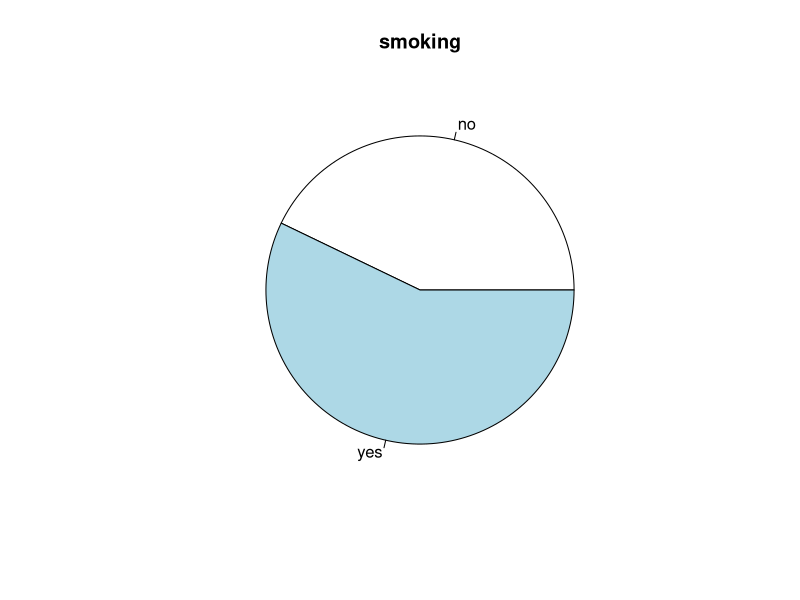
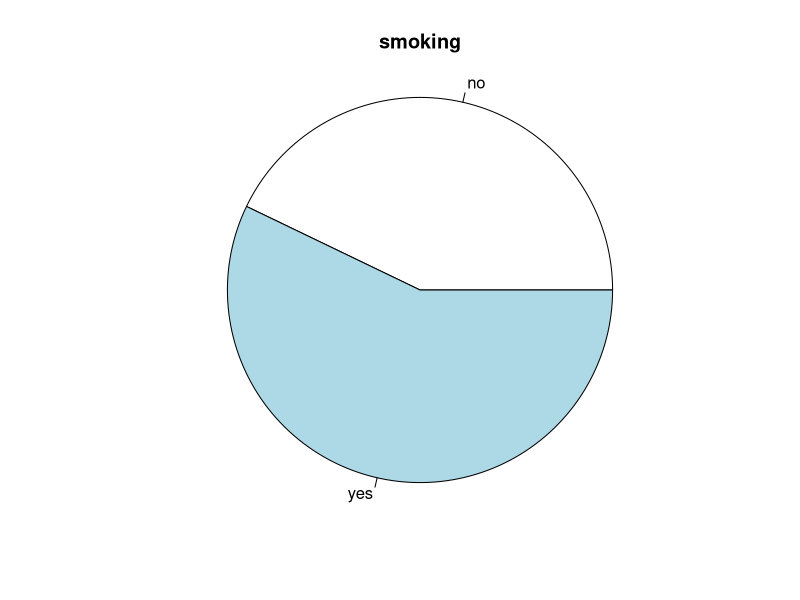
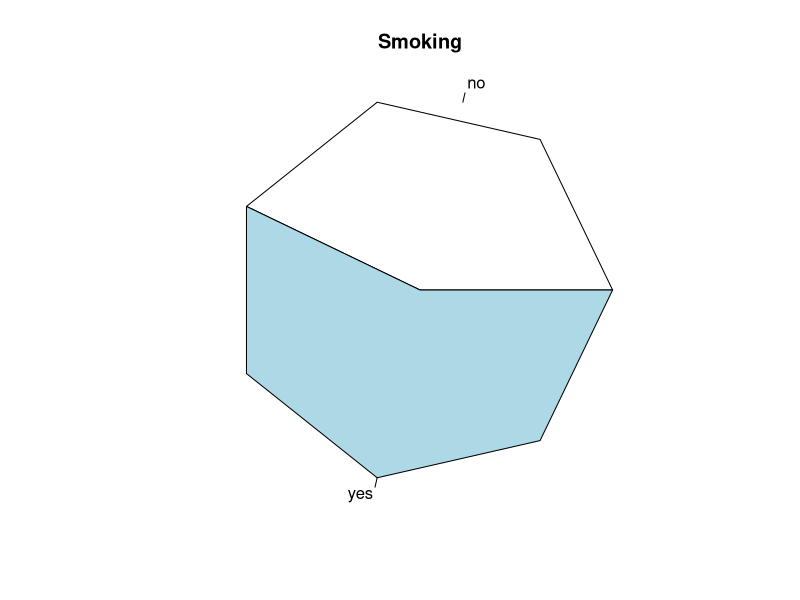
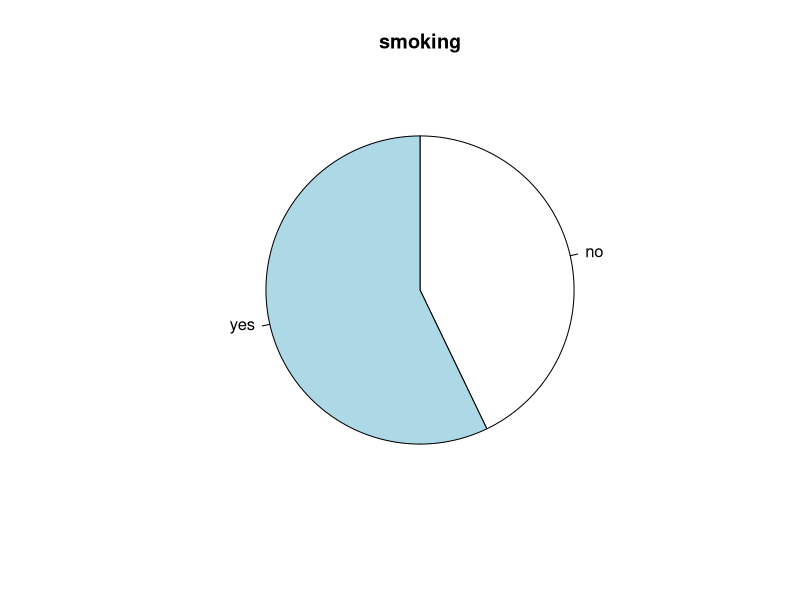
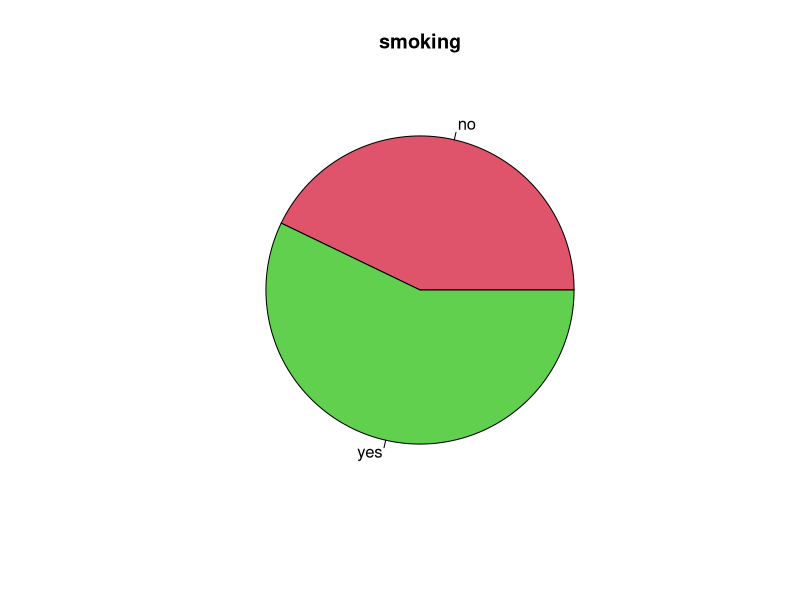
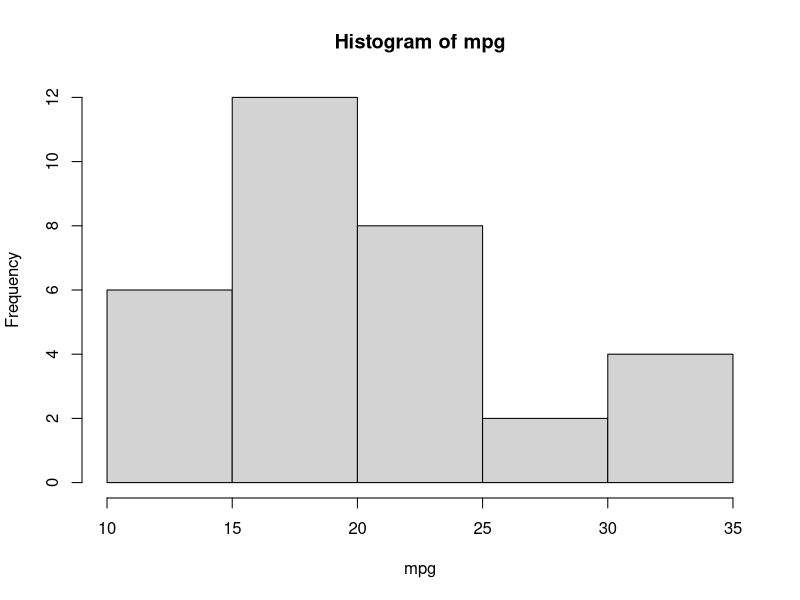
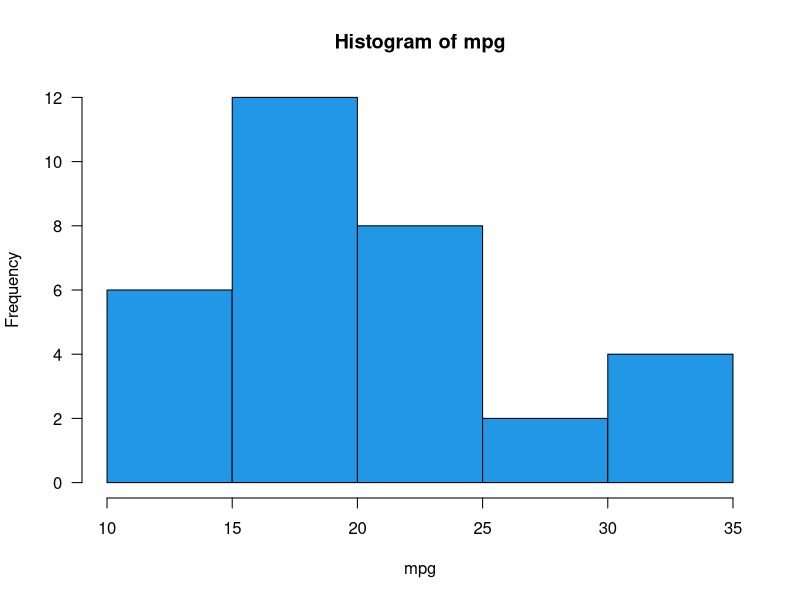
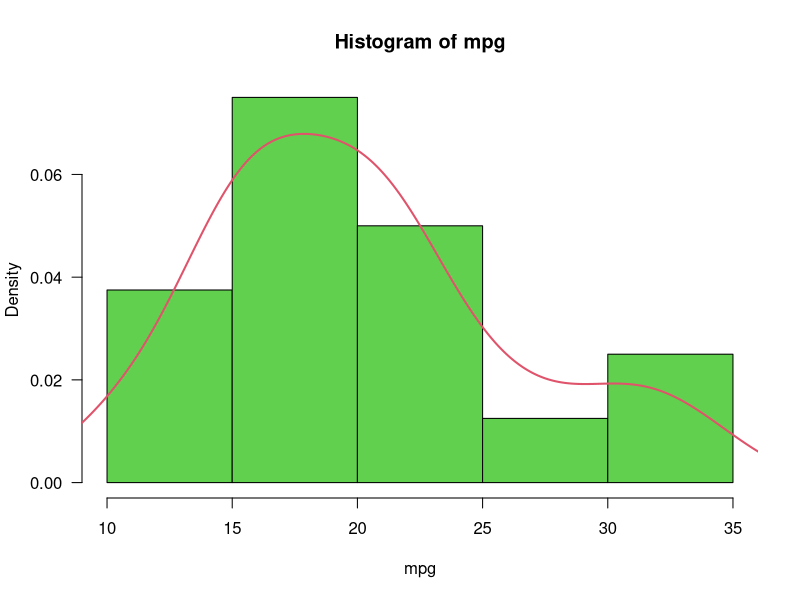

These charts were generated, in order, by the following R code:
id<-c(1,2,3,4,5,6,7)
weight<-c(20,27,24,22,23,25,28)
gender<-c("male","female","male","female","female","female","male")
smoking<-c("yes","yes","no","no","yes","yes","no")
tumour<-c("small","medium","small","medium","large","large","small")
mydata<-data.frame(id,weight,gender,smoking,tumour)
mydata
       # PIE CHART
count<-table(smoking)
pie(count,main = 'smoking')
pie(count,main = 'smoking',radius=1) # to inc the size of pie
pie(count,main='Smoking',radius=1,edges = 10) # to specify edge
pie(count,main='smoking',clockwise = T) # to give rotation
pie(count,main='smoking',col=c(2,3))


            # HISTOGRAM
attach(mtcars)
mtcars

hist(mpg)  # displays histogram
hist(mpg,col=4,las=1,freq = T) #Colored histogram
   # adding freq polygon
hist(mpg,col=3,las=1,freq=F)
lines(density(mpg),col=2,lwd=2)

     # 2 plots in 1 window
# mfrow divides the window into 1 row and 2 columns

par(mfrow=c(1,2))
hist(mpg)
hist(mpg[am==0]) 
hist(mpg[am==1])




               # BOX PLOTS
attach(ToothGrowth)
ToothGrowth
boxplot(len,data=ToothGrowth,main="Length of Tooth",xlab="Dose",ylab="Tooth Length")
boxplot(len~dose,data=ToothGrowth,main="Length of Tooth",xlab="Dose",ylab="Tooth Length")


attach(CO2)
qqnorm(uptake)
qqline(uptake,col=3,lwd=3)
